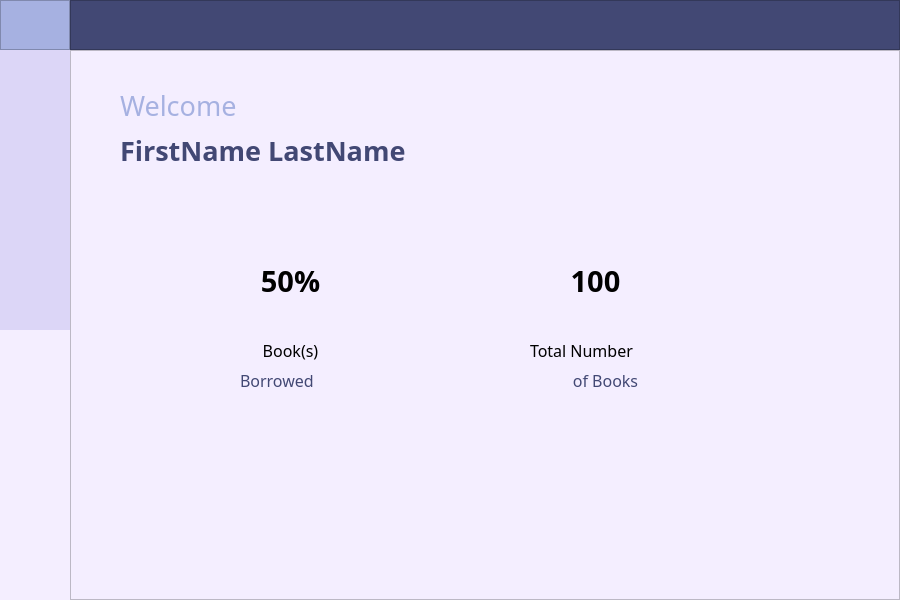
<?xml version="1.0" encoding="UTF-8"?>
<ui version="4.0">
 <class>MainWindow</class>
 <widget class="QMainWindow" name="MainWindow">
  <property name="geometry">
   <rect>
    <x>0</x>
    <y>0</y>
    <width>900</width>
    <height>600</height>
   </rect>
  </property>
  <property name="minimumSize">
   <size>
    <width>900</width>
    <height>300</height>
   </size>
  </property>
  <property name="windowTitle">
   <string>MainWindow</string>
  </property>
  <property name="styleSheet">
   <string notr="true">background-color: rgb(244, 238, 255);</string>
  </property>
  <widget class="QWidget" name="centralwidget">
   <layout class="QVBoxLayout" name="verticalLayout">
    <property name="spacing">
     <number>0</number>
    </property>
    <property name="leftMargin">
     <number>0</number>
    </property>
    <property name="topMargin">
     <number>0</number>
    </property>
    <property name="rightMargin">
     <number>0</number>
    </property>
    <property name="bottomMargin">
     <number>0</number>
    </property>
    <item>
     <widget class="QFrame" name="TopBar">
      <property name="maximumSize">
       <size>
        <width>16777215</width>
        <height>50</height>
       </size>
      </property>
      <property name="styleSheet">
       <string notr="true">background-color: rgb(66, 72, 116);</string>
      </property>
      <property name="frameShape">
       <enum>QFrame::NoFrame</enum>
      </property>
      <property name="frameShadow">
       <enum>QFrame::Raised</enum>
      </property>
      <layout class="QHBoxLayout" name="horizontalLayout">
       <property name="spacing">
        <number>0</number>
       </property>
       <property name="leftMargin">
        <number>0</number>
       </property>
       <property name="topMargin">
        <number>0</number>
       </property>
       <property name="rightMargin">
        <number>0</number>
       </property>
       <property name="bottomMargin">
        <number>0</number>
       </property>
       <item>
        <widget class="QFrame" name="frame_toggle">
         <property name="maximumSize">
          <size>
           <width>70</width>
           <height>50</height>
          </size>
         </property>
         <property name="styleSheet">
          <string notr="true">background-color: rgb(166, 177, 225);</string>
         </property>
         <property name="frameShape">
          <enum>QFrame::StyledPanel</enum>
         </property>
         <property name="frameShadow">
          <enum>QFrame::Raised</enum>
         </property>
         <layout class="QVBoxLayout" name="verticalLayout_2">
          <property name="spacing">
           <number>0</number>
          </property>
          <property name="leftMargin">
           <number>0</number>
          </property>
          <property name="topMargin">
           <number>0</number>
          </property>
          <property name="rightMargin">
           <number>0</number>
          </property>
          <property name="bottomMargin">
           <number>0</number>
          </property>
          <item>
           <widget class="QPushButton" name="Btn_toggle">
            <property name="sizePolicy">
             <sizepolicy hsizetype="Expanding" vsizetype="Expanding">
              <horstretch>0</horstretch>
              <verstretch>0</verstretch>
             </sizepolicy>
            </property>
            <property name="styleSheet">
             <string notr="true">color: rgb(255, 255, 255);
border: 0px solid
</string>
            </property>
            <property name="text">
             <string/>
            </property>
            <property name="icon">
             <iconset resource="../icons.qrc">
              <normaloff>:/Icons/toggle.png</normaloff>:/Icons/toggle.png</iconset>
            </property>
            <property name="iconSize">
             <size>
              <width>30</width>
              <height>30</height>
             </size>
            </property>
           </widget>
          </item>
         </layout>
        </widget>
       </item>
       <item>
        <widget class="QFrame" name="frame_top">
         <property name="frameShape">
          <enum>QFrame::StyledPanel</enum>
         </property>
         <property name="frameShadow">
          <enum>QFrame::Raised</enum>
         </property>
        </widget>
       </item>
      </layout>
     </widget>
    </item>
    <item>
     <widget class="QFrame" name="Content">
      <property name="frameShape">
       <enum>QFrame::NoFrame</enum>
      </property>
      <property name="frameShadow">
       <enum>QFrame::Raised</enum>
      </property>
      <layout class="QHBoxLayout" name="horizontalLayout_2">
       <property name="spacing">
        <number>0</number>
       </property>
       <property name="leftMargin">
        <number>0</number>
       </property>
       <property name="topMargin">
        <number>0</number>
       </property>
       <property name="rightMargin">
        <number>0</number>
       </property>
       <property name="bottomMargin">
        <number>0</number>
       </property>
       <item alignment="Qt::AlignTop">
        <widget class="QFrame" name="frame_left_menu">
         <property name="minimumSize">
          <size>
           <width>70</width>
           <height>0</height>
          </size>
         </property>
         <property name="maximumSize">
          <size>
           <width>70</width>
           <height>16777215</height>
          </size>
         </property>
         <property name="styleSheet">
          <string notr="true">background-color: rgb(18, 18, 18);</string>
         </property>
         <property name="frameShape">
          <enum>QFrame::NoFrame</enum>
         </property>
         <property name="frameShadow">
          <enum>QFrame::Raised</enum>
         </property>
         <layout class="QVBoxLayout" name="verticalLayout_3">
          <property name="spacing">
           <number>0</number>
          </property>
          <property name="leftMargin">
           <number>0</number>
          </property>
          <property name="topMargin">
           <number>0</number>
          </property>
          <property name="rightMargin">
           <number>0</number>
          </property>
          <property name="bottomMargin">
           <number>0</number>
          </property>
          <item>
           <widget class="QFrame" name="frame_top_menu">
            <property name="sizePolicy">
             <sizepolicy hsizetype="Preferred" vsizetype="Fixed">
              <horstretch>0</horstretch>
              <verstretch>0</verstretch>
             </sizepolicy>
            </property>
            <property name="frameShape">
             <enum>QFrame::NoFrame</enum>
            </property>
            <property name="frameShadow">
             <enum>QFrame::Raised</enum>
            </property>
            <layout class="QVBoxLayout" name="verticalLayout_4">
             <property name="spacing">
              <number>0</number>
             </property>
             <property name="leftMargin">
              <number>0</number>
             </property>
             <property name="topMargin">
              <number>0</number>
             </property>
             <property name="rightMargin">
              <number>0</number>
             </property>
             <property name="bottomMargin">
              <number>0</number>
             </property>
             <item>
              <widget class="QPushButton" name="Btn_menu_1">
               <property name="sizePolicy">
                <sizepolicy hsizetype="Minimum" vsizetype="Fixed">
                 <horstretch>0</horstretch>
                 <verstretch>0</verstretch>
                </sizepolicy>
               </property>
               <property name="minimumSize">
                <size>
                 <width>70</width>
                 <height>70</height>
                </size>
               </property>
               <property name="styleSheet">
                <string notr="true">QPushButton {
	color: rgb(255, 255, 255);
	background-color: rgb(220, 214, 247);
	border: 0px solid;
}
QPushButton:hover {
	background-color: rgb(166, 177, 225);
}</string>
               </property>
               <property name="text">
                <string/>
               </property>
               <property name="icon">
                <iconset resource="../icons.qrc">
                 <normaloff>:/Icons/home.png</normaloff>:/Icons/home.png</iconset>
               </property>
               <property name="iconSize">
                <size>
                 <width>30</width>
                 <height>30</height>
                </size>
               </property>
               <property name="flat">
                <bool>false</bool>
               </property>
              </widget>
             </item>
             <item>
              <widget class="QPushButton" name="Btn_menu_2">
               <property name="sizePolicy">
                <sizepolicy hsizetype="Minimum" vsizetype="Fixed">
                 <horstretch>0</horstretch>
                 <verstretch>0</verstretch>
                </sizepolicy>
               </property>
               <property name="minimumSize">
                <size>
                 <width>0</width>
                 <height>70</height>
                </size>
               </property>
               <property name="styleSheet">
                <string notr="true">QPushButton {
	color: rgb(255, 255, 255);
	background-color: rgb(220, 214, 247);
	border: 0px solid
}
QPushButton:hover {
	background-color: rgb(166, 177, 225);
}</string>
               </property>
               <property name="text">
                <string/>
               </property>
               <property name="icon">
                <iconset resource="../icons.qrc">
                 <normaloff>:/Icons/research.png</normaloff>:/Icons/research.png</iconset>
               </property>
               <property name="iconSize">
                <size>
                 <width>30</width>
                 <height>30</height>
                </size>
               </property>
              </widget>
             </item>
             <item>
              <widget class="QPushButton" name="Btn_menu_3">
               <property name="sizePolicy">
                <sizepolicy hsizetype="Minimum" vsizetype="Fixed">
                 <horstretch>0</horstretch>
                 <verstretch>0</verstretch>
                </sizepolicy>
               </property>
               <property name="minimumSize">
                <size>
                 <width>0</width>
                 <height>70</height>
                </size>
               </property>
               <property name="styleSheet">
                <string notr="true">QPushButton {
	color: rgb(255, 255, 255);
	background-color: rgb(220, 214, 247);
	border: 0px solid
}
QPushButton:hover {
	background-color: rgb(166, 177, 225);
}</string>
               </property>
               <property name="text">
                <string/>
               </property>
               <property name="icon">
                <iconset resource="../icons.qrc">
                 <normaloff>:/Icons/add.png</normaloff>:/Icons/add.png</iconset>
               </property>
               <property name="iconSize">
                <size>
                 <width>30</width>
                 <height>30</height>
                </size>
               </property>
              </widget>
             </item>
             <item>
              <widget class="QPushButton" name="Btn_menu_4">
               <property name="minimumSize">
                <size>
                 <width>0</width>
                 <height>70</height>
                </size>
               </property>
               <property name="styleSheet">
                <string notr="true">QPushButton {
	color: rgb(255, 255, 255);
	background-color: rgb(220, 214, 247);
	border: 0px solid
}
QPushButton:hover {
	background-color: rgb(166, 177, 225);
}</string>
               </property>
               <property name="text">
                <string/>
               </property>
               <property name="icon">
                <iconset resource="../icons.qrc">
                 <normaloff>:/Icons/borrow.png</normaloff>:/Icons/borrow.png</iconset>
               </property>
               <property name="iconSize">
                <size>
                 <width>30</width>
                 <height>30</height>
                </size>
               </property>
              </widget>
             </item>
            </layout>
            <zorder>Btn_menu_2</zorder>
            <zorder>Btn_menu_3</zorder>
            <zorder>Btn_menu_4</zorder>
            <zorder>Btn_menu_1</zorder>
           </widget>
          </item>
         </layout>
        </widget>
       </item>
       <item>
        <widget class="QFrame" name="frame_pages">
         <property name="frameShape">
          <enum>QFrame::StyledPanel</enum>
         </property>
         <property name="frameShadow">
          <enum>QFrame::Raised</enum>
         </property>
         <layout class="QVBoxLayout" name="verticalLayout_5">
          <item>
           <widget class="QStackedWidget" name="Pages_widget">
            <property name="currentIndex">
             <number>0</number>
            </property>
            <widget class="QWidget" name="page_1">
             <widget class="QLabel" name="Welcome">
              <property name="geometry">
               <rect>
                <x>40</x>
                <y>20</y>
                <width>181</width>
                <height>51</height>
               </rect>
              </property>
              <property name="font">
               <font>
                <family>Montserrat</family>
                <pointsize>20</pointsize>
                <weight>50</weight>
                <bold>false</bold>
               </font>
              </property>
              <property name="styleSheet">
               <string notr="true">color: rgb(166, 177, 225);</string>
              </property>
              <property name="text">
               <string>Welcome</string>
              </property>
             </widget>
             <widget class="QLabel" name="UserName">
              <property name="geometry">
               <rect>
                <x>40</x>
                <y>60</y>
                <width>371</width>
                <height>61</height>
               </rect>
              </property>
              <property name="font">
               <font>
                <family>Montserrat</family>
                <pointsize>20</pointsize>
                <weight>75</weight>
                <bold>true</bold>
               </font>
              </property>
              <property name="styleSheet">
               <string notr="true">color: rgb(66, 72, 116);</string>
              </property>
              <property name="text">
               <string>FirstName LastName</string>
              </property>
             </widget>
             <widget class="QLabel" name="label">
              <property name="geometry">
               <rect>
                <x>160</x>
                <y>270</y>
                <width>101</width>
                <height>41</height>
               </rect>
              </property>
              <property name="font">
               <font>
                <family>Montserrat</family>
                <pointsize>12</pointsize>
               </font>
              </property>
              <property name="text">
               <string>Book(s)</string>
              </property>
              <property name="alignment">
               <set>Qt::AlignCenter</set>
              </property>
             </widget>
             <widget class="QLabel" name="label_5">
              <property name="geometry">
               <rect>
                <x>160</x>
                <y>300</y>
                <width>111</width>
                <height>41</height>
               </rect>
              </property>
              <property name="font">
               <font>
                <family>Montserrat</family>
                <pointsize>12</pointsize>
               </font>
              </property>
              <property name="styleSheet">
               <string notr="true">color: rgb(66, 72, 116);</string>
              </property>
              <property name="text">
               <string>Borrowed</string>
              </property>
             </widget>
             <widget class="QLabel" name="label_6">
              <property name="geometry">
               <rect>
                <x>450</x>
                <y>270</y>
                <width>151</width>
                <height>41</height>
               </rect>
              </property>
              <property name="font">
               <font>
                <family>Montserrat</family>
                <pointsize>12</pointsize>
               </font>
              </property>
              <property name="text">
               <string>Total Number</string>
              </property>
             </widget>
             <widget class="QLabel" name="label_7">
              <property name="geometry">
               <rect>
                <x>450</x>
                <y>300</y>
                <width>151</width>
                <height>41</height>
               </rect>
              </property>
              <property name="font">
               <font>
                <family>Montserrat</family>
                <pointsize>12</pointsize>
               </font>
              </property>
              <property name="styleSheet">
               <string notr="true">color: rgb(66, 72, 116);</string>
              </property>
              <property name="text">
               <string>of Books</string>
              </property>
              <property name="alignment">
               <set>Qt::AlignCenter</set>
              </property>
             </widget>
             <widget class="QLabel" name="label_8">
              <property name="geometry">
               <rect>
                <x>150</x>
                <y>180</y>
                <width>121</width>
                <height>81</height>
               </rect>
              </property>
              <property name="font">
               <font>
                <family>Montserrat</family>
                <pointsize>22</pointsize>
                <weight>75</weight>
                <bold>true</bold>
               </font>
              </property>
              <property name="text">
               <string>50%</string>
              </property>
              <property name="alignment">
               <set>Qt::AlignCenter</set>
              </property>
             </widget>
             <widget class="QLabel" name="label_9">
              <property name="geometry">
               <rect>
                <x>440</x>
                <y>180</y>
                <width>151</width>
                <height>81</height>
               </rect>
              </property>
              <property name="font">
               <font>
                <family>Montserrat</family>
                <pointsize>22</pointsize>
                <weight>75</weight>
                <bold>true</bold>
               </font>
              </property>
              <property name="text">
               <string>100</string>
              </property>
              <property name="alignment">
               <set>Qt::AlignCenter</set>
              </property>
             </widget>
            </widget>
            <widget class="QWidget" name="page_2">
             <widget class="QLabel" name="Search_label">
              <property name="geometry">
               <rect>
                <x>20</x>
                <y>20</y>
                <width>201</width>
                <height>41</height>
               </rect>
              </property>
              <property name="font">
               <font>
                <family>Montserrat</family>
                <pointsize>14</pointsize>
                <weight>75</weight>
                <bold>true</bold>
               </font>
              </property>
              <property name="styleSheet">
               <string notr="true">color: rgb(66, 72, 116);</string>
              </property>
              <property name="text">
               <string>SEARCH BOOKS</string>
              </property>
             </widget>
             <widget class="QFrame" name="Search_bar">
              <property name="geometry">
               <rect>
                <x>20</x>
                <y>70</y>
                <width>725</width>
                <height>47</height>
               </rect>
              </property>
              <property name="minimumSize">
               <size>
                <width>725</width>
                <height>0</height>
               </size>
              </property>
              <property name="styleSheet">
               <string notr="true">background-color: rgb(166, 177, 225);</string>
              </property>
              <property name="frameShape">
               <enum>QFrame::NoFrame</enum>
              </property>
              <property name="frameShadow">
               <enum>QFrame::Raised</enum>
              </property>
              <layout class="QHBoxLayout" name="horizontalLayout_3">
               <property name="spacing">
                <number>0</number>
               </property>
               <property name="leftMargin">
                <number>0</number>
               </property>
               <property name="topMargin">
                <number>0</number>
               </property>
               <property name="rightMargin">
                <number>0</number>
               </property>
               <property name="bottomMargin">
                <number>0</number>
               </property>
               <item>
                <widget class="QLineEdit" name="lineEdit">
                 <property name="sizePolicy">
                  <sizepolicy hsizetype="Expanding" vsizetype="Expanding">
                   <horstretch>0</horstretch>
                   <verstretch>0</verstretch>
                  </sizepolicy>
                 </property>
                 <property name="minimumSize">
                  <size>
                   <width>0</width>
                   <height>0</height>
                  </size>
                 </property>
                 <property name="styleSheet">
                  <string notr="true">background-color: rgb(255, 255, 255);

QLineEdit {
	border: 0px solid
}</string>
                 </property>
                 <property name="placeholderText">
                  <string>Search books...</string>
                 </property>
                </widget>
               </item>
               <item>
                <widget class="QPushButton" name="search_btn">
                 <property name="sizePolicy">
                  <sizepolicy hsizetype="Minimum" vsizetype="Expanding">
                   <horstretch>0</horstretch>
                   <verstretch>0</verstretch>
                  </sizepolicy>
                 </property>
                 <property name="minimumSize">
                  <size>
                   <width>60</width>
                   <height>0</height>
                  </size>
                 </property>
                 <property name="maximumSize">
                  <size>
                   <width>16777215</width>
                   <height>16777215</height>
                  </size>
                 </property>
                 <property name="styleSheet">
                  <string notr="true">QPushButton {
	border: 0px solid
}
QPushButton:hover {
	background-color: rgb(66, 72, 116);
}</string>
                 </property>
                 <property name="text">
                  <string/>
                 </property>
                 <property name="icon">
                  <iconset resource="../icons.qrc">
                   <normaloff>:/Icons/research.png</normaloff>:/Icons/research.png</iconset>
                 </property>
                 <property name="iconSize">
                  <size>
                   <width>25</width>
                   <height>25</height>
                  </size>
                 </property>
                </widget>
               </item>
              </layout>
             </widget>
             <widget class="QFrame" name="Second_main">
              <property name="geometry">
               <rect>
                <x>20</x>
                <y>150</y>
                <width>725</width>
                <height>330</height>
               </rect>
              </property>
              <property name="minimumSize">
               <size>
                <width>725</width>
                <height>330</height>
               </size>
              </property>
              <property name="styleSheet">
               <string notr="true">background-color: rgb(166, 177, 225);</string>
              </property>
              <property name="frameShape">
               <enum>QFrame::StyledPanel</enum>
              </property>
              <property name="frameShadow">
               <enum>QFrame::Raised</enum>
              </property>
              <layout class="QHBoxLayout" name="horizontalLayout_4">
               <property name="spacing">
                <number>0</number>
               </property>
               <property name="leftMargin">
                <number>10</number>
               </property>
               <property name="topMargin">
                <number>10</number>
               </property>
               <property name="rightMargin">
                <number>10</number>
               </property>
               <property name="bottomMargin">
                <number>10</number>
               </property>
               <item>
                <widget class="QScrollArea" name="scrollArea">
                 <property name="widgetResizable">
                  <bool>true</bool>
                 </property>
                 <widget class="QWidget" name="scrollAreaWidgetContents">
                  <property name="geometry">
                   <rect>
                    <x>0</x>
                    <y>0</y>
                    <width>701</width>
                    <height>306</height>
                   </rect>
                  </property>
                  <property name="styleSheet">
                   <string notr="true"/>
                  </property>
                  <widget class="QListView" name="listView">
                   <property name="geometry">
                    <rect>
                     <x>0</x>
                     <y>0</y>
                     <width>701</width>
                     <height>311</height>
                    </rect>
                   </property>
                   <property name="font">
                    <font>
                     <family>Segoe UI</family>
                     <pointsize>9</pointsize>
                    </font>
                   </property>
                   <property name="styleSheet">
                    <string notr="true"/>
                   </property>
                  </widget>
                 </widget>
                </widget>
               </item>
              </layout>
             </widget>
            </widget>
            <widget class="QWidget" name="page_3">
             <widget class="QLabel" name="label_3">
              <property name="geometry">
               <rect>
                <x>40</x>
                <y>30</y>
                <width>251</width>
                <height>41</height>
               </rect>
              </property>
              <property name="font">
               <font>
                <family>Montserrat</family>
                <pointsize>16</pointsize>
                <weight>75</weight>
                <bold>true</bold>
               </font>
              </property>
              <property name="styleSheet">
               <string notr="true">color: rgb(66, 72, 116);</string>
              </property>
              <property name="text">
               <string>MANAGE BOOKS</string>
              </property>
             </widget>
             <widget class="QLabel" name="label_2">
              <property name="geometry">
               <rect>
                <x>110</x>
                <y>120</y>
                <width>141</width>
                <height>41</height>
               </rect>
              </property>
              <property name="font">
               <font>
                <family>Segoe UI</family>
                <pointsize>14</pointsize>
               </font>
              </property>
              <property name="text">
               <string>Book Name:</string>
              </property>
             </widget>
             <widget class="QLabel" name="label_10">
              <property name="geometry">
               <rect>
                <x>110</x>
                <y>170</y>
                <width>141</width>
                <height>41</height>
               </rect>
              </property>
              <property name="font">
               <font>
                <family>Segoe UI</family>
                <pointsize>14</pointsize>
               </font>
              </property>
              <property name="text">
               <string>Author:</string>
              </property>
             </widget>
             <widget class="QLabel" name="label_11">
              <property name="geometry">
               <rect>
                <x>110</x>
                <y>220</y>
                <width>141</width>
                <height>41</height>
               </rect>
              </property>
              <property name="font">
               <font>
                <family>Segoe UI</family>
                <pointsize>14</pointsize>
               </font>
              </property>
              <property name="text">
               <string>ISBN:</string>
              </property>
             </widget>
             <widget class="QLineEdit" name="lineEdit_2">
              <property name="geometry">
               <rect>
                <x>290</x>
                <y>120</y>
                <width>331</width>
                <height>41</height>
               </rect>
              </property>
              <property name="styleSheet">
               <string notr="true">background-color: rgb(255, 255, 255);
border: 1px solid #000;
border-radius: 10px;</string>
              </property>
             </widget>
             <widget class="QLineEdit" name="lineEdit_3">
              <property name="geometry">
               <rect>
                <x>290</x>
                <y>170</y>
                <width>331</width>
                <height>41</height>
               </rect>
              </property>
              <property name="styleSheet">
               <string notr="true">background-color: rgb(255, 255, 255);
border: 1px solid #000;
border-radius: 10px;</string>
              </property>
             </widget>
             <widget class="QLineEdit" name="lineEdit_4">
              <property name="geometry">
               <rect>
                <x>290</x>
                <y>220</y>
                <width>331</width>
                <height>41</height>
               </rect>
              </property>
              <property name="styleSheet">
               <string notr="true">background-color: rgb(255, 255, 255);
border: 1px solid #000;
border-radius: 10px;</string>
              </property>
             </widget>
             <widget class="QPushButton" name="Btn_add">
              <property name="geometry">
               <rect>
                <x>200</x>
                <y>340</y>
                <width>141</width>
                <height>61</height>
               </rect>
              </property>
              <property name="font">
               <font>
                <family>Montserrat</family>
                <pointsize>14</pointsize>
                <weight>75</weight>
                <bold>true</bold>
               </font>
              </property>
              <property name="styleSheet">
               <string notr="true">border: 0px solid;
background-color: rgb(145, 199, 136);
border-radius: 15px;</string>
              </property>
              <property name="text">
               <string>Add</string>
              </property>
             </widget>
             <widget class="QPushButton" name="Btn_remove">
              <property name="geometry">
               <rect>
                <x>390</x>
                <y>340</y>
                <width>141</width>
                <height>61</height>
               </rect>
              </property>
              <property name="font">
               <font>
                <family>Montserrat</family>
                <pointsize>14</pointsize>
                <weight>75</weight>
                <bold>true</bold>
               </font>
              </property>
              <property name="styleSheet">
               <string notr="true">border: 0px solid;
border-radius: 15px;
background-color: rgb(234, 84, 85);</string>
              </property>
              <property name="text">
               <string>Remove</string>
              </property>
             </widget>
            </widget>
            <widget class="QWidget" name="page_4">
             <widget class="QLabel" name="label_4">
              <property name="geometry">
               <rect>
                <x>30</x>
                <y>20</y>
                <width>251</width>
                <height>31</height>
               </rect>
              </property>
              <property name="font">
               <font>
                <family>Montserrat</family>
                <pointsize>14</pointsize>
                <weight>75</weight>
                <bold>true</bold>
               </font>
              </property>
              <property name="styleSheet">
               <string notr="true">color: rgb(66, 72, 116);</string>
              </property>
              <property name="text">
               <string>STUDENT RECORDS</string>
              </property>
             </widget>
             <widget class="QLabel" name="Student_Name_Label">
              <property name="geometry">
               <rect>
                <x>40</x>
                <y>80</y>
                <width>131</width>
                <height>31</height>
               </rect>
              </property>
              <property name="font">
               <font>
                <family>Segoe UI</family>
                <pointsize>10</pointsize>
               </font>
              </property>
              <property name="text">
               <string>Student Name</string>
              </property>
             </widget>
             <widget class="QLabel" name="Book_Name_Label">
              <property name="geometry">
               <rect>
                <x>40</x>
                <y>120</y>
                <width>131</width>
                <height>31</height>
               </rect>
              </property>
              <property name="font">
               <font>
                <family>Segoe UI</family>
                <pointsize>10</pointsize>
               </font>
              </property>
              <property name="text">
               <string>Book Name</string>
              </property>
             </widget>
             <widget class="QLineEdit" name="Student_Name">
              <property name="geometry">
               <rect>
                <x>190</x>
                <y>80</y>
                <width>201</width>
                <height>31</height>
               </rect>
              </property>
              <property name="styleSheet">
               <string notr="true">background-color: rgb(255, 255, 255);</string>
              </property>
             </widget>
             <widget class="QLineEdit" name="Book_Name">
              <property name="geometry">
               <rect>
                <x>190</x>
                <y>120</y>
                <width>201</width>
                <height>31</height>
               </rect>
              </property>
              <property name="styleSheet">
               <string notr="true">background-color: rgb(255, 255, 255);</string>
              </property>
             </widget>
             <widget class="QLabel" name="Date_Borrowed_Label">
              <property name="geometry">
               <rect>
                <x>430</x>
                <y>80</y>
                <width>131</width>
                <height>31</height>
               </rect>
              </property>
              <property name="font">
               <font>
                <family>Segoe UI</family>
                <pointsize>10</pointsize>
               </font>
              </property>
              <property name="text">
               <string>Date Borrowed</string>
              </property>
             </widget>
             <widget class="QLabel" name="Date_Returned_Label">
              <property name="geometry">
               <rect>
                <x>430</x>
                <y>120</y>
                <width>131</width>
                <height>31</height>
               </rect>
              </property>
              <property name="font">
               <font>
                <family>Segoe UI</family>
                <pointsize>10</pointsize>
               </font>
              </property>
              <property name="text">
               <string>Date Returned</string>
              </property>
             </widget>
             <widget class="QDateEdit" name="Date_Returned">
              <property name="geometry">
               <rect>
                <x>580</x>
                <y>120</y>
                <width>131</width>
                <height>31</height>
               </rect>
              </property>
              <property name="font">
               <font>
                <family>JetBrains Mono</family>
                <pointsize>10</pointsize>
               </font>
              </property>
              <property name="styleSheet">
               <string notr="true">background-color: rgb(255, 255, 255);</string>
              </property>
             </widget>
             <widget class="QDateEdit" name="Date_Borrowed">
              <property name="geometry">
               <rect>
                <x>580</x>
                <y>80</y>
                <width>131</width>
                <height>31</height>
               </rect>
              </property>
              <property name="font">
               <font>
                <family>JetBrains Mono</family>
                <pointsize>10</pointsize>
               </font>
              </property>
              <property name="styleSheet">
               <string notr="true">background-color: rgb(255, 255, 255);</string>
              </property>
             </widget>
             <widget class="QLineEdit" name="Search_Student">
              <property name="geometry">
               <rect>
                <x>40</x>
                <y>240</y>
                <width>611</width>
                <height>47</height>
               </rect>
              </property>
              <property name="sizePolicy">
               <sizepolicy hsizetype="Expanding" vsizetype="Expanding">
                <horstretch>0</horstretch>
                <verstretch>0</verstretch>
               </sizepolicy>
              </property>
              <property name="minimumSize">
               <size>
                <width>0</width>
                <height>0</height>
               </size>
              </property>
              <property name="styleSheet">
               <string notr="true">background-color: rgb(255, 255, 255);

QLineEdit {
	border: 0px solid
}</string>
              </property>
              <property name="placeholderText">
               <string>Search Student...</string>
              </property>
             </widget>
             <widget class="QPushButton" name="search_btn_2">
              <property name="geometry">
               <rect>
                <x>650</x>
                <y>240</y>
                <width>60</width>
                <height>47</height>
               </rect>
              </property>
              <property name="sizePolicy">
               <sizepolicy hsizetype="Minimum" vsizetype="Expanding">
                <horstretch>0</horstretch>
                <verstretch>0</verstretch>
               </sizepolicy>
              </property>
              <property name="minimumSize">
               <size>
                <width>60</width>
                <height>0</height>
               </size>
              </property>
              <property name="maximumSize">
               <size>
                <width>16777215</width>
                <height>16777215</height>
               </size>
              </property>
              <property name="styleSheet">
               <string notr="true">QPushButton {
	border: 0px solid
}
QPushButton:hover {
	background-color: rgb(66, 72, 116);
}</string>
              </property>
              <property name="text">
               <string/>
              </property>
              <property name="icon">
               <iconset resource="../icons.qrc">
                <normaloff>:/Icons/research.png</normaloff>:/Icons/research.png</iconset>
              </property>
              <property name="iconSize">
               <size>
                <width>25</width>
                <height>25</height>
               </size>
              </property>
             </widget>
             <widget class="QPushButton" name="Add_Student_Btn">
              <property name="geometry">
               <rect>
                <x>40</x>
                <y>170</y>
                <width>211</width>
                <height>31</height>
               </rect>
              </property>
              <property name="font">
               <font>
                <family>Montserrat</family>
                <pointsize>10</pointsize>
               </font>
              </property>
              <property name="styleSheet">
               <string notr="true">QPushButton {
	border: 2px solid #fff;
	border-radius: 10px
}
QPushButton:hover {
	background-color: rgb(66, 72, 116);
}</string>
              </property>
              <property name="text">
               <string>Add Student Record</string>
              </property>
             </widget>
             <widget class="QFrame" name="Fourth_Main">
              <property name="geometry">
               <rect>
                <x>40</x>
                <y>300</y>
                <width>670</width>
                <height>190</height>
               </rect>
              </property>
              <property name="minimumSize">
               <size>
                <width>670</width>
                <height>190</height>
               </size>
              </property>
              <property name="styleSheet">
               <string notr="true">background-color: rgb(166, 177, 225);</string>
              </property>
              <property name="frameShape">
               <enum>QFrame::StyledPanel</enum>
              </property>
              <property name="frameShadow">
               <enum>QFrame::Raised</enum>
              </property>
              <layout class="QHBoxLayout" name="horizontalLayout_5">
               <property name="spacing">
                <number>0</number>
               </property>
               <property name="leftMargin">
                <number>10</number>
               </property>
               <property name="topMargin">
                <number>10</number>
               </property>
               <property name="rightMargin">
                <number>10</number>
               </property>
               <property name="bottomMargin">
                <number>10</number>
               </property>
               <item>
                <widget class="QScrollArea" name="scrollArea_2">
                 <property name="verticalScrollBarPolicy">
                  <enum>Qt::ScrollBarAsNeeded</enum>
                 </property>
                 <property name="widgetResizable">
                  <bool>true</bool>
                 </property>
                 <widget class="QWidget" name="scrollAreaWidgetContents_2">
                  <property name="geometry">
                   <rect>
                    <x>0</x>
                    <y>0</y>
                    <width>646</width>
                    <height>166</height>
                   </rect>
                  </property>
                  <property name="styleSheet">
                   <string notr="true"/>
                  </property>
                  <widget class="QListView" name="listView_2">
                   <property name="geometry">
                    <rect>
                     <x>0</x>
                     <y>0</y>
                     <width>701</width>
                     <height>311</height>
                    </rect>
                   </property>
                   <property name="font">
                    <font>
                     <family>Segoe UI</family>
                     <pointsize>9</pointsize>
                    </font>
                   </property>
                   <property name="styleSheet">
                    <string notr="true"/>
                   </property>
                  </widget>
                 </widget>
                </widget>
               </item>
              </layout>
             </widget>
             <widget class="QPushButton" name="Remove_Student_Btn">
              <property name="geometry">
               <rect>
                <x>400</x>
                <y>170</y>
                <width>231</width>
                <height>31</height>
               </rect>
              </property>
              <property name="font">
               <font>
                <family>Montserrat</family>
                <pointsize>10</pointsize>
               </font>
              </property>
              <property name="styleSheet">
               <string notr="true">QPushButton {
	border: 2px solid #fff;
	border-radius: 10px
}
QPushButton:hover {
	background-color: rgb(66, 72, 116);
}</string>
              </property>
              <property name="text">
               <string>Remove Student Record</string>
              </property>
             </widget>
            </widget>
           </widget>
          </item>
         </layout>
        </widget>
       </item>
      </layout>
     </widget>
    </item>
   </layout>
  </widget>
 </widget>
 <resources>
  <include location="../icons.qrc"/>
 </resources>
 <connections/>
</ui>
